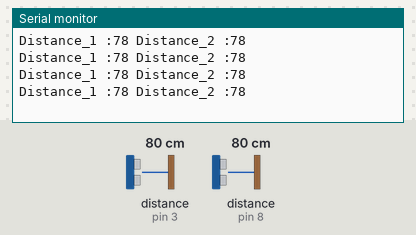
Bench run of a sketch on a simulated Arduino Uno, built with avr-gcc and run on an emulated ATmega328P. Shown: the last lines printed to the serial monitor. Wiring (inferred from the names in the program): 2 × ultrasonic range finder: trigger pin 2, echo pin 3 / trigger pin 9, echo pin 8. Inputs (shaded band) come from the test bench; at power-on: distance to the obstacle (sensors on pin 3, pin 8) 80 cm. The echo pulse lasts 58.3 µs per cm.

Above: at 1.2 s.
1.3 s: distance to the obstacle (sensor on pin 3) set to 2 cm
At 1.77 s:
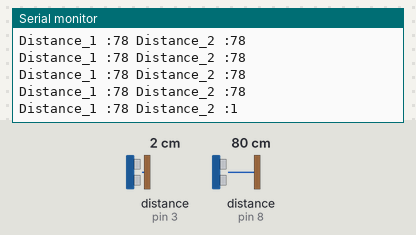
2.8 s: distance to the obstacle (sensor on pin 8) set to 2 cm
At 2.99 s:
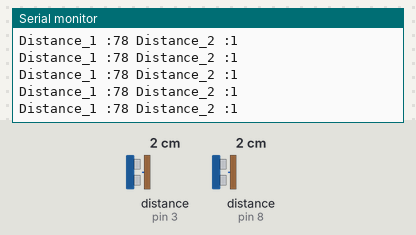
5.8 s: distance to the obstacle (sensor on pin 3) set to 4 cm
At 6.01 s:
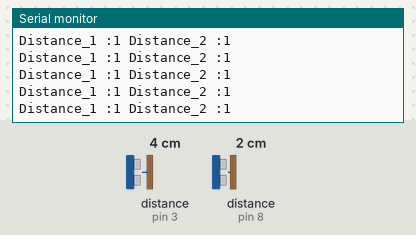
7.3 s: distance to the obstacle (sensor on pin 8) set to 4 cm
At 7.51 s:
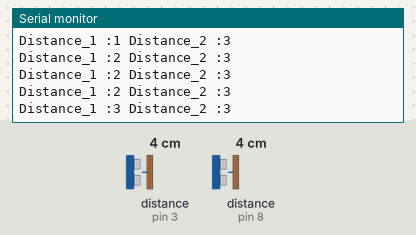
Timing chart, 0 to 9.8 s (numbered marks = the images above; inputs shaded):
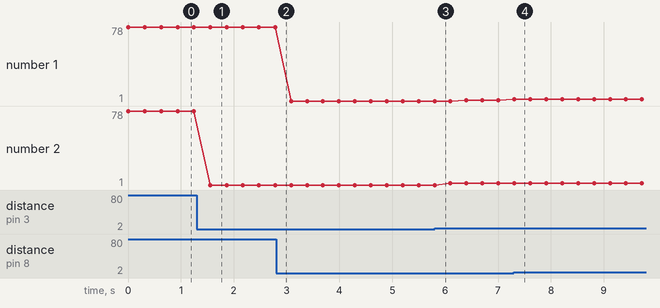

Measured:
- after the input at 1.3 s, the serial monitor: prints a new line after 0.26 s (image 1)
- after the input at 7.3 s, the serial monitor: prints a new line at once (image 4)
- plotted number 2: 1 → 3 after the input at 5.8 s

The sketch:

Task2_ultrasonic_code.ino
```cpp
/* credits to VDEngineering video for the kalman filter algorithm
 *  youtube video: https://www.youtube.com/watch?v=ruB917YmtgE
 */

// ULTRASONIC //
// Pins

//Ultrasonic1
#define echo_1 8
#define trig_1 9
//ultrasonic2
#define echo_2 3
#define trig_2 2

// Constrains
const int maxdist = 335;
const float mindist = 2.5;

int distance_1, duration_1, distance_2, duration_2;

//int kaldist;

void setup(){
  pinMode(trig_1, OUTPUT);
  pinMode(echo_1, INPUT);
  pinMode(trig_2, OUTPUT);
  pinMode(echo_2, INPUT);
  Serial.begin(9600);
}

void usonic_transmit(int num) {
  switch(num){
    case 1:
      digitalWrite(trig_1, HIGH);
      delayMicroseconds(10);
      digitalWrite(trig_1, LOW);
      delayMicroseconds(2);
      break;
    case 2:
      digitalWrite(trig_2,HIGH);
      delayMicroseconds(10);
      digitalWrite(trig_2, LOW);
      delayMicroseconds(2);
      break;
  }
}
void readUltrasonic(int num){
  switch(num){
    case 1:
      duration_1 = pulseIn(echo_1, HIGH);
      distance_1 = (duration_1*0.034)/2;

      Serial.print("Distance_1 :");
      Serial.print(distance_1);
      Serial.print(" ");

      return distance_1;
      break;
    case 2:
      duration_2 = pulseIn(echo_2, HIGH);
      distance_2 = (duration_2*0.034)/2;

      Serial.print("Distance_2 :");
      Serial.print(distance_2);
      Serial.print("\n");

      return distance_2;
      break;

  }
}

void loop(){

  usonic_transmit(1);
  readUltrasonic(1);

  usonic_transmit(2);
  readUltrasonic(2);


  delay(300);
}
```
